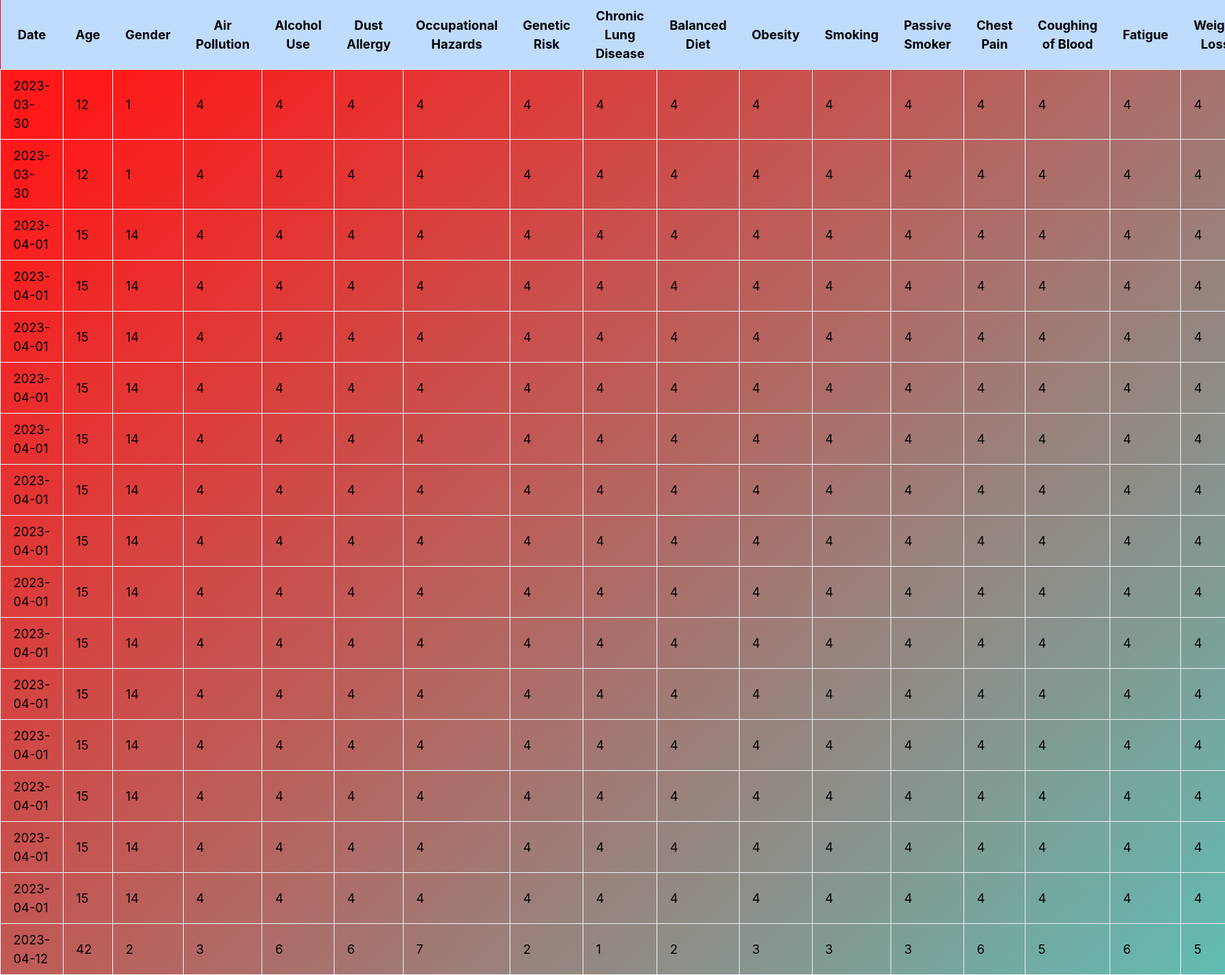
Screenshot of /results (signed in) with the database file from the repository.
### Home/models.py (models this page shows)
class Prediction(models.Model):
    user = models.ForeignKey(User, on_delete=models.CASCADE)
    age = models.IntegerField()
    gender = models.IntegerField()
    air_pollution = models.IntegerField()
    alcohol_use = models.IntegerField()
    dust_allergy = models.IntegerField()
    occupational_hazards = models.IntegerField()
    genetic_risk = models.IntegerField()
    chronic_lung_disease = models.IntegerField()
    balanced_diet = models.IntegerField()
    obesity = models.IntegerField()
    smoking = models.IntegerField()
    passive_smoker = models.IntegerField()
    chest_pain = models.IntegerField()
    coughing_of_blood = models.IntegerField()
    fatigue = models.IntegerField()
    weight_loss = models.IntegerField()
    shortness_of_breath = models.IntegerField()
    wheezing = models.IntegerField()
    swallowing_difficulty = models.IntegerField()
    clubbing_of_finger_nails = models.IntegerField()
    frequent_cold = models.IntegerField()
    dry_cough = models.IntegerField()
    snoring = models.IntegerField()
    diagnosis = models.CharField(max_length=20)
    created_at = models.DateTimeField(auto_now_add=True)

### Home/views.py (the view)
# urls.py: path('results',views.results,name="results")
def results(request):
    predictions = Prediction.objects.filter(user=request.user)
    context = {'predictions': predictions}
    return render(request, 'results.html', context)

### templates/results.html (shortened to what this page needs)
<!DOCTYPE html>
<html lang="en">
<head>
</head>
<body>
  <table class="table-auto w-full">
    <thead>
      <tr class="bg-blue-200">
        <th class="px-4 py-2">Date</th>
        <th class="px-4 py-2">Age</th>
        <th class="px-4 py-2">Gender</th>
        <th class="px-4 py-2">Air Pollution</th>
        <th class="px-4 py-2">Alcohol Use</th>
        <th class="px-4 py-2">Dust Allergy</th>
        <th class="px-4 py-2">Occupational Hazards</th>
        <th class="px-4 py-2">Genetic Risk</th>
        <th class="px-4 py-2">Chronic Lung Disease</th>
        <th class="px-4 py-2">Balanced Diet</th>
        <th class="px-4 py-2">Obesity</th>
        <th class="px-4 py-2">Smoking</th>
        <th class="px-4 py-2">Passive Smoker</th>
        <th class="px-4 py-2">Chest Pain</th>
        <th class="px-4 py-2">Coughing of Blood</th>
        <th class="px-4 py-2">Fatigue</th>
        <th class="px-4 py-2">Weight Loss</th>
      </tr>
    </thead>
    <tbody>
          {% for prediction in request.user.prediction_set.all %}
          <tr>
            <td class="border px-4 py-2">{{ prediction.created_at|date:'Y-m-d' }}</td>
            <td class="border px-4 py-2">{{ prediction.age }}</td>
            <td class="border px-4 py-2">{{ prediction.gender }}</td>
            <td class="border px-4 py-2">{{ prediction.air_pollution }}</td>
            <td class="border px-4 py-2">{{ prediction.alcohol_use }}</td>
            <td class="border px-4 py-2">{{ prediction.dust_allergy }}</td>
            <td class="border px-4 py-2">{{ prediction.occupational_hazards }}</td>
            <td class="border px-4 py-2">{{ prediction.genetic_risk }}</td>
            <td class="border px-4 py-2">{{ prediction.chronic_lung_disease }}</td>
            <td class="border px-4 py-2">{{ prediction.balanced_diet }}</td>
            <td class="border px-4 py-2">{{ prediction.obesity }}</td>
            <td class="border px-4 py-2">{{ prediction.smoking }}</td>
            <td class="border px-4 py-2">{{ prediction.passive_smoker }}</td>
            <td class="border px-4 py-2">{{ prediction.chest_pain }}</td>
            <td class="border px-4 py-2">{{ prediction.coughing_of_blood }}</td>
            <td class="border px-4 py-2">{{ prediction.fatigue }}</td>
            <td class="border px-4 py-2">{{ prediction.weight_loss }}</td>
          </tr>
          {% endfor %}
        </tbody>
      </table>
</body>
</html>

### templates/results.html (style rules this page uses)
body { margin: auto; font-family: -apple-system, BlinkMacSystemFont, sans-serif; overflow: auto; background: linear-gradient(315deg, rgba(101,0,94,1) 3%, rgba(60,132,206,1) 38%, rgba(48,238,226,1) 68%, rgba(255,25,25,1) 98%); animation: gradient 15s ease infinite; background-size: 400% 400%; background-attachment: fixed; }

### rows the page displays
Prediction: created_at "2023-03-30", age "12", gender "1", air_pollution "4", alcohol_use "4", dust_allergy "4", occupational_hazards "4", genetic_risk "4", chronic_lung_disease "4", balanced_diet "4", obesity "4", smoking "4", passive_smoker "4", chest_pain "4", coughing_of_blood "4", fatigue "4", weight_loss "4"
Prediction: created_at "2023-03-30", age "12", gender "1", air_pollution "4", alcohol_use "4", dust_allergy "4", occupational_hazards "4", genetic_risk "4", chronic_lung_disease "4", balanced_diet "4", obesity "4", smoking "4", passive_smoker "4", chest_pain "4", coughing_of_blood "4", fatigue "4", weight_loss "4"
Prediction: created_at "2023-04-01", age "15", gender "14", air_pollution "4", alcohol_use "4", dust_allergy "4", occupational_hazards "4", genetic_risk "4", chronic_lung_disease "4", balanced_diet "4", obesity "4", smoking "4", passive_smoker "4", chest_pain "4", coughing_of_blood "4", fatigue "4", weight_loss "4"
Prediction: created_at "2023-04-01", age "15", gender "14", air_pollution "4", alcohol_use "4", dust_allergy "4", occupational_hazards "4", genetic_risk "4", chronic_lung_disease "4", balanced_diet "4", obesity "4", smoking "4", passive_smoker "4", chest_pain "4", coughing_of_blood "4", fatigue "4", weight_loss "4"
Prediction: created_at "2023-04-01", age "15", gender "14", air_pollution "4", alcohol_use "4", dust_allergy "4", occupational_hazards "4", genetic_risk "4", chronic_lung_disease "4", balanced_diet "4", obesity "4", smoking "4", passive_smoker "4", chest_pain "4", coughing_of_blood "4", fatigue "4", weight_loss "4"
Prediction: created_at "2023-04-01", age "15", gender "14", air_pollution "4", alcohol_use "4", dust_allergy "4", occupational_hazards "4", genetic_risk "4", chronic_lung_disease "4", balanced_diet "4", obesity "4", smoking "4", passive_smoker "4", chest_pain "4", coughing_of_blood "4", fatigue "4", weight_loss "4"
Prediction: created_at "2023-04-01", age "15", gender "14", air_pollution "4", alcohol_use "4", dust_allergy "4", occupational_hazards "4", genetic_risk "4", chronic_lung_disease "4", balanced_diet "4", obesity "4", smoking "4", passive_smoker "4", chest_pain "4", coughing_of_blood "4", fatigue "4", weight_loss "4"
Prediction: created_at "2023-04-01", age "15", gender "14", air_pollution "4", alcohol_use "4", dust_allergy "4", occupational_hazards "4", genetic_risk "4", chronic_lung_disease "4", balanced_diet "4", obesity "4", smoking "4", passive_smoker "4", chest_pain "4", coughing_of_blood "4", fatigue "4", weight_loss "4"
Prediction: created_at "2023-04-01", age "15", gender "14", air_pollution "4", alcohol_use "4", dust_allergy "4", occupational_hazards "4", genetic_risk "4", chronic_lung_disease "4", balanced_diet "4", obesity "4", smoking "4", passive_smoker "4", chest_pain "4", coughing_of_blood "4", fatigue "4", weight_loss "4"
Prediction: created_at "2023-04-01", age "15", gender "14", air_pollution "4", alcohol_use "4", dust_allergy "4", occupational_hazards "4", genetic_risk "4", chronic_lung_disease "4", balanced_diet "4", obesity "4", smoking "4", passive_smoker "4", chest_pain "4", coughing_of_blood "4", fatigue "4", weight_loss "4"
Prediction: created_at "2023-04-01", age "15", gender "14", air_pollution "4", alcohol_use "4", dust_allergy "4", occupational_hazards "4", genetic_risk "4", chronic_lung_disease "4", balanced_diet "4", obesity "4", smoking "4", passive_smoker "4", chest_pain "4", coughing_of_blood "4", fatigue "4", weight_loss "4"
Prediction: created_at "2023-04-01", age "15", gender "14", air_pollution "4", alcohol_use "4", dust_allergy "4", occupational_hazards "4", genetic_risk "4", chronic_lung_disease "4", balanced_diet "4", obesity "4", smoking "4", passive_smoker "4", chest_pain "4", coughing_of_blood "4", fatigue "4", weight_loss "4"
Prediction: created_at "2023-04-01", age "15", gender "14", air_pollution "4", alcohol_use "4", dust_allergy "4", occupational_hazards "4", genetic_risk "4", chronic_lung_disease "4", balanced_diet "4", obesity "4", smoking "4", passive_smoker "4", chest_pain "4", coughing_of_blood "4", fatigue "4", weight_loss "4"
Prediction: created_at "2023-04-01", age "15", gender "14", air_pollution "4", alcohol_use "4", dust_allergy "4", occupational_hazards "4", genetic_risk "4", chronic_lung_disease "4", balanced_diet "4", obesity "4", smoking "4", passive_smoker "4", chest_pain "4", coughing_of_blood "4", fatigue "4", weight_loss "4"
Prediction: created_at "2023-04-01", age "15", gender "14", air_pollution "4", alcohol_use "4", dust_allergy "4", occupational_hazards "4", genetic_risk "4", chronic_lung_disease "4", balanced_diet "4", obesity "4", smoking "4", passive_smoker "4", chest_pain "4", coughing_of_blood "4", fatigue "4", weight_loss "4"
Prediction: created_at "2023-04-01", age "15", gender "14", air_pollution "4", alcohol_use "4", dust_allergy "4", occupational_hazards "4", genetic_risk "4", chronic_lung_disease "4", balanced_diet "4", obesity "4", smoking "4", passive_smoker "4", chest_pain "4", coughing_of_blood "4", fatigue "4", weight_loss "4"
Prediction: created_at "2023-04-12", age "42", gender "2", air_pollution "3", alcohol_use "6", dust_allergy "6", occupational_hazards "7", genetic_risk "2", chronic_lung_disease "1", balanced_diet "2", obesity "3", smoking "3", passive_smoker "3", chest_pain "6", coughing_of_blood "5", fatigue "6", weight_loss "5"
